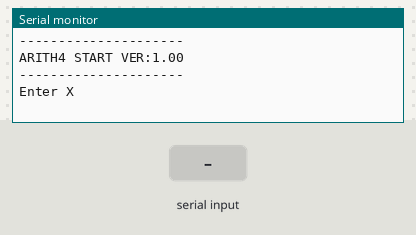
Bench run of a sketch on a simulated Arduino Uno, built with avr-gcc and run on an emulated ATmega328P. On the bench: the last lines printed to the serial monitor. Inputs (shaded band) come from the test bench.

Above: at 1.2 s.
1.3 s: "90,45\n" received over Serial
At 2.5 s:
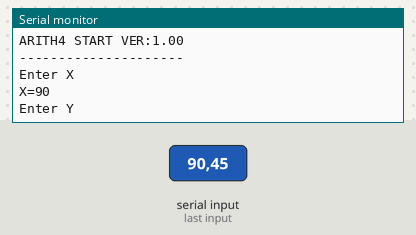
2.8 s: "30,150\n" received over Serial
At 3.3 s:
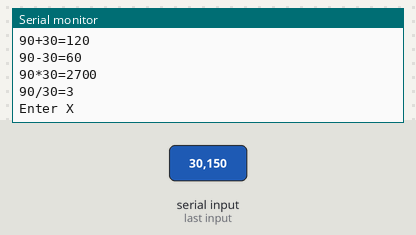

The sketch:

arith4.ino
```cpp
// (licence header left out)
#define MAXBUF 64

int x,y,c;
char buf[64],*pbuf;

void setup(void) {
  int i;
  // Start serial port at 9600 bps
  Serial.begin(9600);
  Serial.println("---------------------");
  Serial.println("ARITH4 START VER:1.00");
  Serial.println("---------------------");
  x = 0;
  y = 0;
  c = 0;
  for(i=0;i<MAXBUF;i++) {
    buf[i] = (char)NULL;
  }
  pbuf = &buf[0];
  Serial.println("Enter X");
}

void loop(void) {
  long vadd,vsub,vmul,vdiv;
  int inb,i;

  if (Serial.available() > 0) {
    if (c==0) {
      inb = Serial.read();
      if (inb=='\n') {
        x = atoi(buf);
        c++;
        for(i=0;i<MAXBUF;i++) {
          buf[i] = (char)NULL;
        }
        pbuf = &buf[0];
        Serial.print("X=");
        Serial.println(x);
        Serial.println("Enter Y");
      } else {
        *pbuf = (char)inb;
        pbuf++;
      }
    } else if (c==1) {
      inb = Serial.read();
      if (inb=='\n') {
        y = atoi(buf);
        c++;
        for(i=0;i<MAXBUF;i++) {
          buf[i] = (char)NULL;
        }
        pbuf = &buf[0];
        Serial.print("Y=");
        Serial.println(y);
      } else {
        *pbuf = (char)inb;
        pbuf++;
      }
    }
  }
  if (c==2) {
    Serial.println("\nAnswers");
    vadd = (long)x + (long)y;
    vsub = (long)x - (long)y;
    vmul = (long)x * (long)y;
    vdiv = (long)x / (long)y;
    c=0;
    Serial.print(x);
    Serial.print("+");
    Serial.print(y);
    Serial.print("=");
    Serial.println(vadd);
    Serial.print(x);
    Serial.print("-");
    Serial.print(y);
    Serial.print("=");
    Serial.println(vsub);
    Serial.print(x);
    Serial.print("*");
    Serial.print(y);
    Serial.print("=");
    Serial.println(vmul);
    Serial.print(x);
    Serial.print("/");
    Serial.print(y);
    Serial.print("=");
    Serial.println(vdiv);
    Serial.println("\nEnter X");
  }
}
```

Measured:
- after the input at 1.3 s, the serial monitor: prints a new line at once (image 1)
- after the input at 2.8 s, the serial monitor: prints a new line at once (image 2)
